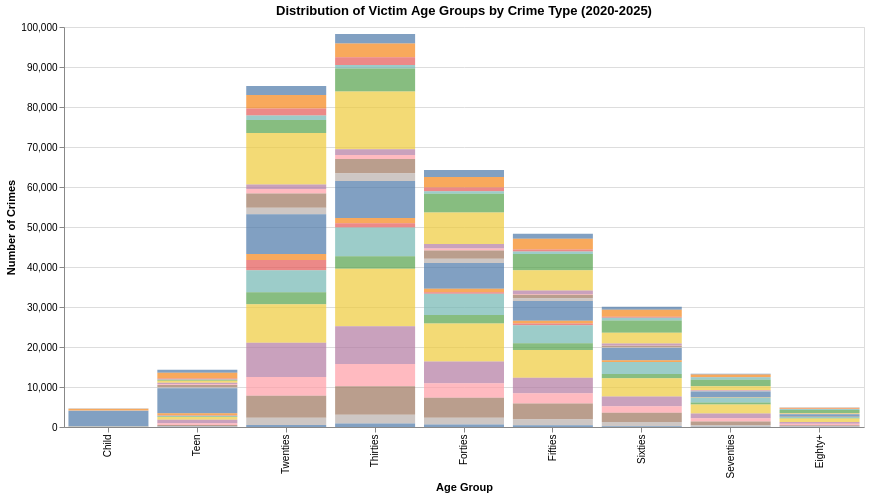

Notebook code cell kept with this figure:
### Code cell
import altair as alt
import pandas as pd
import numpy as np

# filters for realistic ages and years
age_data = df[['vict_age', 'crm_cd_desc', 'date_occ']].copy()
age_data = age_data[(age_data['vict_age'] > 0) & (age_data['vict_age'] <= 100)]
age_data = age_data[age_data['date_occ'].dt.year.between(2020, 2026)]

# set age bins
bins = [0, 12, 19, 29, 39, 49, 59, 69, 79, 100]
labels = ['Child', 'Teen', 'Twenties', 'Thirties', 'Forties', 'Fifties', 'Sixties', 'Seventies', 'Eighty+']

age_data['age_group'] = pd.cut(age_data['vict_age'], bins=bins, labels=labels, right=True)

# Combine rare crime types into "Other" to reduce clutter
top_crimes = age_data['crm_cd_desc'].value_counts().nlargest(20).index
age_data['crime_grouped'] = age_data['crm_cd_desc'].where(
    age_data['crm_cd_desc'].isin(top_crimes), 'Other'
)

# dropdown for user to select crime type
crime_dropdown = alt.binding_select(
    options=[None] + sorted(age_data['crime_grouped'].unique()),
    labels=['All'] + sorted(age_data['crime_grouped'].unique()),
    name="Crime Type:"
)
crime_select = alt.selection_point(fields=['crime_grouped'], bind=crime_dropdown, empty=True)

# aggregates counts by age_group and crime_grouped
agg_data = age_data.groupby(['age_group', 'crime_grouped']).size().reset_index(name='count')

# Altair histogram with x-axis ordered from youngest age group to oldest and filtered for crime type
hist = alt.Chart(agg_data).mark_bar(opacity=0.7).encode(
    x=alt.X('age_group:N',
            title='Age Group',
            sort=labels),  
    y=alt.Y('count:Q', title='Number of Crimes'),
    color=alt.Color('crime_grouped:N', legend=None),
    tooltip=['crime_grouped:N', 'count:Q', 'age_group:N']
).add_params(
    crime_select
).transform_filter(
    crime_select
).properties(
    width=800,
    height=400,
    title='Distribution of Victim Age Groups by Crime Type (2020-2025)'
).interactive()

# saves Altair histogram as html
hist.save('victim_age_group_histogram.html')
hist

### Figure 1 — Vega-Lite specification as saved in the notebook (floating-point values rounded to 4 significant figures; data arrays with more than 128 entries replaced by an {"elided": "..."} marker saying what was removed)
{"config": {"view": {"continuousWidth": 300, "continuousHeight": 300}}, "data": {"name": "data-cdab9ffbf9479ab4b2c19eb64a0e7b70"}, "mark": {"type": "bar", "opacity": 0.7}, "encoding": {"color": {"field": "crime_grouped", "legend": null, "type": "nominal"}, "tooltip": [{"field": "crime_grouped", "type": "nominal"}, {"field": "count", "type": "quantitative"}, {"field": "age_group", "type": "nominal"}], "x": {"field": "age_group", "sort": ["Child", "Teen", "Twenties", "Thirties", "Forties", "Fifties", "Sixties", "Seventies", "Eighty+"], "title": "Age Group", "type": "nominal"}, "y": {"field": "count", "title": "Number of Crimes", "type": "quantitative"}}, "height": 400, "params": [{"name": "param_1", "select": {"type": "point", "fields": ["crime_grouped"]}, "bind": {"input": "select", "options": [null, "ASSAULT WITH DEADLY WEAPON, AGGRAVATED ASSAULT", "BATTERY - SIMPLE ASSAULT", "BIKE - STOLEN", "BUNCO, GRAND THEFT", "BURGLARY", "BURGLARY FROM VEHICLE", "CRIMINAL THREATS - NO WEAPON DISPLAYED", "INTIMATE PARTNER - AGGRAVATED ASSAULT", "INTIMATE PARTNER - SIMPLE ASSAULT", "LETTERS, LEWD  -  TELEPHONE CALLS, LEWD", "Other", "ROBBERY", "SHOPLIFTING - PETTY THEFT ($950 & UNDER)", "THEFT FROM MOTOR VEHICLE - GRAND ($950.01 AND OVER)", "THEFT FROM MOTOR VEHICLE - PETTY ($950 & UNDER)", "THEFT OF IDENTITY", "THEFT PLAIN - PETTY ($950 & UNDER)", "THEFT-GRAND ($950.01 & OVER)EXCPT,GUNS,FOWL,LIVESTK,PROD", "VANDALISM - FELONY ($400 & OVER, ALL CHURCH VANDALISMS)", "VANDALISM - MISDEAMEANOR ($399 OR UNDER)", "VIOLATION OF RESTRAINING ORDER"], "labels": ["All", "ASSAULT WITH DEADLY WEAPON, AGGRAVATED ASSAULT", "BATTERY - SIMPLE ASSAULT", "BIKE - STOLEN", "BUNCO, GRAND THEFT", "BURGLARY", "BURGLARY FROM VEHICLE", "CRIMINAL THREATS - NO WEAPON DISPLAYED", "INTIMATE PARTNER - AGGRAVATED ASSAULT", "INTIMATE PARTNER - SIMPLE ASSAULT", "LETTERS, LEWD  -  TELEPHONE CALLS, LEWD", "Other", "ROBBERY", "SHOPLIFTING - PETTY THEFT ($950 & UNDER)", "THEFT FROM MOTOR VEHICLE - GRAND ($950.01 AND OVER)", "THEFT FROM MOTOR VEHICLE - PETTY ($950 & UNDER)", "THEFT OF IDENTITY", "THEFT PLAIN - PETTY ($950 & UNDER)", "THEFT-GRAND ($950.01 & OVER)EXCPT,GUNS,FOWL,LIVESTK,PROD", "VANDALISM - FELONY ($400 & OVER, ALL CHURCH VANDALISMS)", "VANDALISM - MISDEAMEANOR ($399 OR UNDER)", "VIOLATION OF RESTRAINING ORDER"], "name": "Crime Type:"}}, {"name": "param_2", "select": {"type": "interval", "encodings": ["x", "y"]}, "bind": "scales"}], "title": "Distribution of Victim Age Groups by Crime Type (2020-2025)", "transform": [{"filter": {"param": "param_1", "empty": true}}], "width": 800, "$schema": "https://vega.github.io/schema/vega-lite/v5.8.0.json", "datasets": {"data-cdab9ffbf9479ab4b2c19eb64a0e7b70": {"elided": "189 records"}}}
